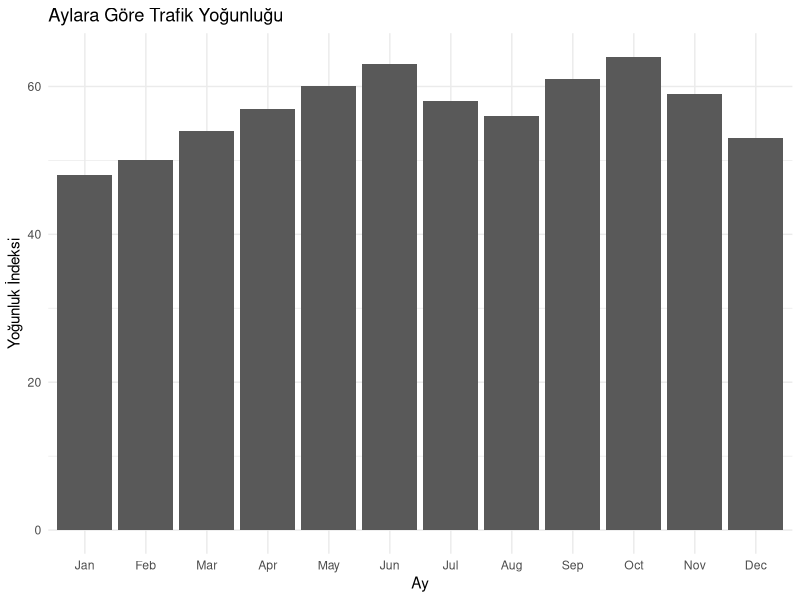
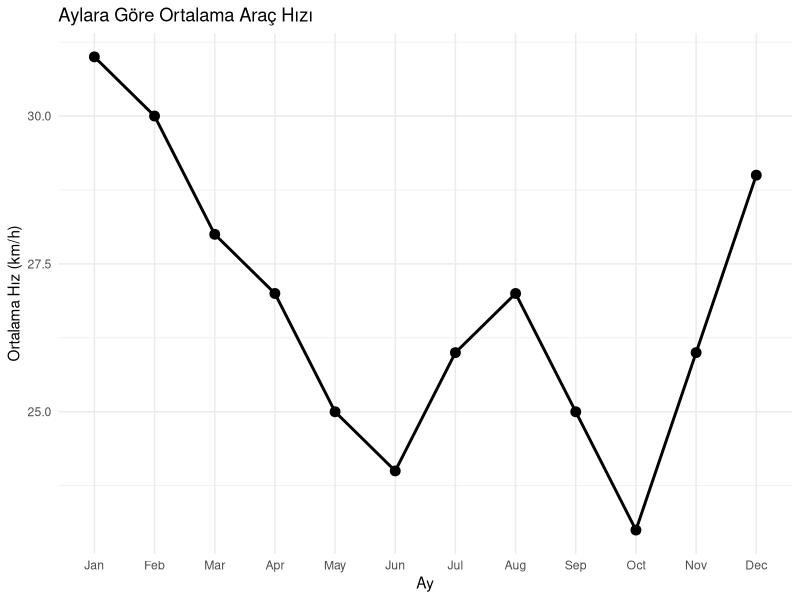
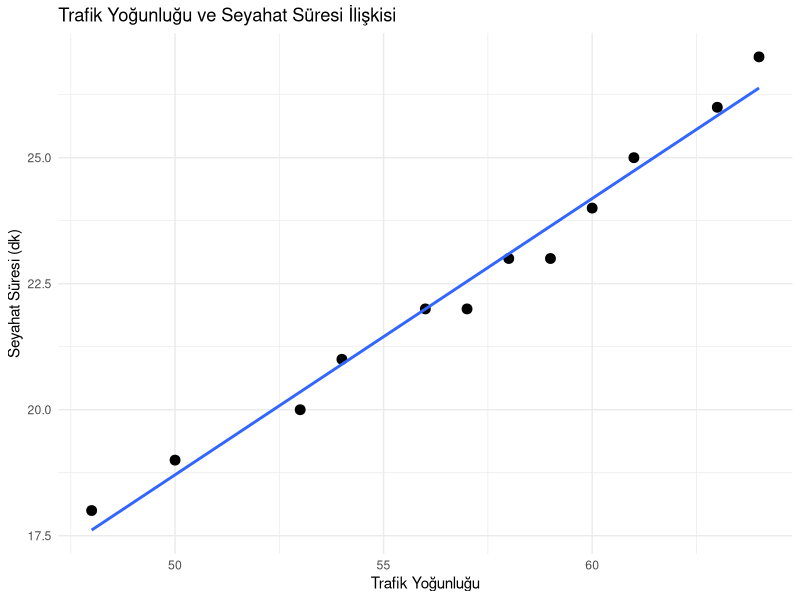
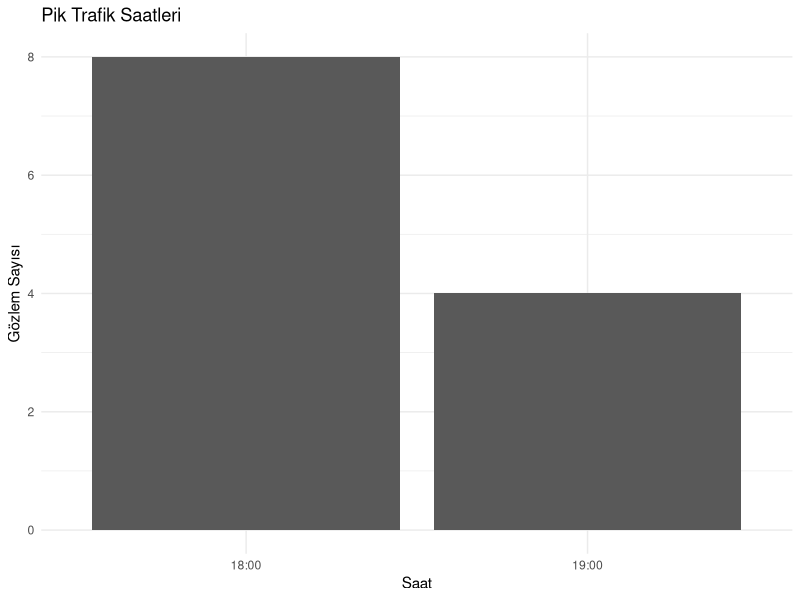
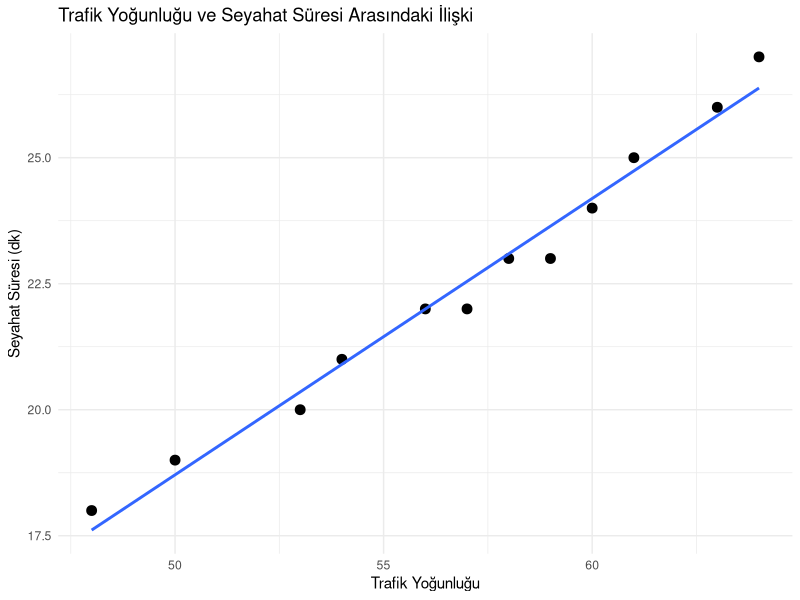

Generate these figures, in order, with R:
## ---- chunk 1
library(tidyverse)
library(readr)
library(ggplot2)
## ---- chunk 2
trafik <- read.csv("ankara_trafik.csv")

trafik$month <- factor(
  trafik$month,
  levels = c(
    "Jan","Feb","Mar","Apr","May","Jun",
    "Jul","Aug","Sep","Oct","Nov","Dec"
  )
)

head(trafik)
## ---- chunk 3
str(trafik)

summary(trafik)
## ---- chunk 4
ggplot(trafik, aes(x = month, y = congestion_index)) +
  geom_col() +
  labs(
    title = "Aylara Göre Trafik Yoğunluğu",
    x = "Ay",
    y = "Yoğunluk İndeksi"
  ) +
  theme_minimal()
## ---- chunk 5
ggplot(trafik, aes(x = month, y = average_speed_kmh, group = 1)) +
  geom_line(linewidth = 1) +
  geom_point(size = 3) +
  labs(
    title = "Aylara Göre Ortalama Araç Hızı",
    x = "Ay",
    y = "Ortalama Hız (km/h)"
  ) +
  theme_minimal()
## ---- chunk 6
ggplot(trafik, aes(x = congestion_index, y = average_travel_time_min)) +
  geom_point(size = 3) +
  geom_smooth(method = "lm", se = FALSE) +
  labs(
    title = "Trafik Yoğunluğu ve Seyahat Süresi İlişkisi",
    x = "Trafik Yoğunluğu",
    y = "Seyahat Süresi (dk)"
  ) +
  theme_minimal()
## ---- chunk 7
ggplot(trafik, aes(x = peak_hour)) +
  geom_bar() +
  labs(
    title = "Pik Trafik Saatleri",
    x = "Saat",
    y = "Gözlem Sayısı"
  ) +
  theme_minimal()
## ---- chunk 8
ggplot(trafik,
       aes(x = congestion_index,
           y = average_travel_time_min)) +
  geom_point(size = 3) +
  geom_smooth(method = "lm", se = FALSE) +
  labs(
    title = "Trafik Yoğunluğu ve Seyahat Süresi Arasındaki İlişki",
    x = "Trafik Yoğunluğu",
    y = "Seyahat Süresi (dk)"
  ) +
  theme_minimal()
